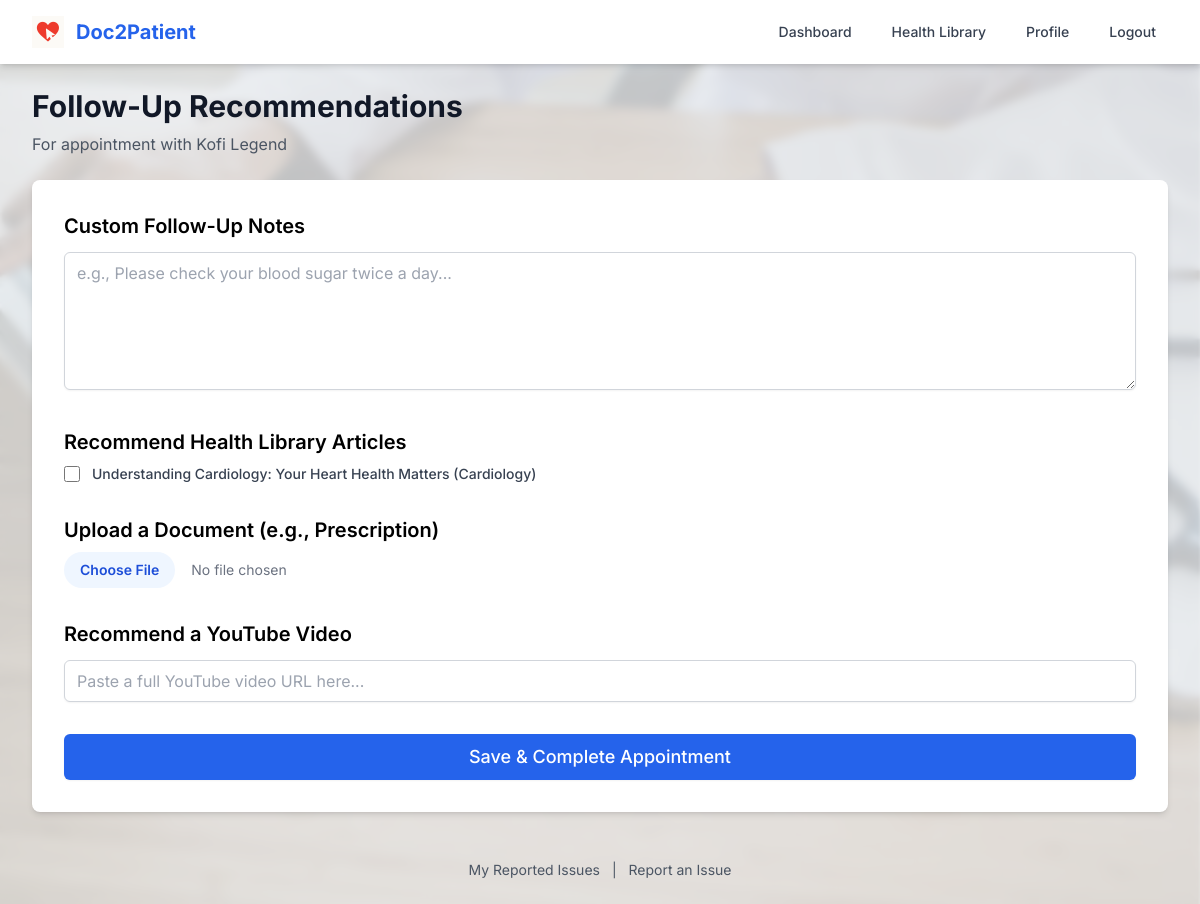
Page /post_consultation/1 (signed in) on the committed database.
### app/models.py (models this page shows, shortened)
class User(UserMixin, db.Model):
    __tablename__ = 'user'
    id = db.Column(db.Integer, primary_key=True)
    username = db.Column(db.String(64), index=True, unique=True)
    email = db.Column(db.String(120), index=True, unique=True)
    phone_number = db.Column(db.String(20), nullable=True)
    region = db.Column(db.String(50), nullable=True)
    otp_secret = db.Column(db.String(32), nullable=True)
    otp_enabled = db.Column(db.Boolean, nullable=False, default=False, server_default='0')
    is_admin = db.Column(db.Boolean, nullable=False, default=False, server_default='0')
    is_active = db.Column(db.Boolean, nullable=False, default=True, server_default='1')
    password_hash = db.Column(db.String(256))
    role = db.Column(db.String(20), index=True, default='patient')
    speciality = db.Column(db.String(100), nullable=True)
    experience_years = db.Column(db.Integer, nullable=True)
    image_file = db.Column(db.String(40), nullable=False, server_default='default.jpg', default='default.jpg')
    bio = db.Column(db.Text, nullable=True)
    appointments_as_doctor = db.relationship('Appointment', foreign_keys='Appointment.doctor_id', backref='doctor', lazy='dynamic')
    appointments_as_patient = db.relationship('Appointment', foreign_keys='Appointment.patient_id', backref='patient', lazy='dynamic')
    vitals_records = db.relationship('VitalsRecord', backref='user', lazy='dynamic', cascade="all, delete-orphan")
    reviews_written = db.relationship('Review', foreign_keys='Review.patient_id', backref='author', lazy='dynamic')
    reviews_received = db.relationship('Review', foreign_keys='Review.doctor_id', backref='doctor_reviewed', lazy='dynamic')
    __table_args__ = (
        UniqueConstraint('phone_number', name='uq_user_phone_number'),
    )

class HealthArticle(db.Model):
    id = db.Column(db.Integer, primary_key=True)
    title = db.Column(db.String(150), nullable=False)
    content = db.Column(db.Text, nullable=False)
    category = db.Column(db.String(50), index=True)
    author_id = db.Column(db.Integer, db.ForeignKey('user.id'))
    author = db.relationship('User')

### app/routes.py (the view, shortened to what this page needs)
@app.route('/post_consultation/<int:appointment_id>', methods=['GET', 'POST'])
@login_required
def post_consultation(appointment_id):
    if current_user.role != 'doctor':
        return redirect(url_for('index'))
    appointment = Appointment.query.get_or_404(appointment_id)
    if current_user.id != appointment.doctor_id:
        return redirect(url_for('index'))
    articles = HealthArticle.query.all()
    return render_template('post_consultation.html', title='Follow-Up', appointment=appointment, articles=articles)

### app/__init__.py (called while the page is built)
def get_locale():
    return session.get('language', request.accept_languages.best_match(app.config['LANGUAGES']))

### app/models.py (called while the page is built)
@login.user_loader
def load_user(user_id):
    user_id = int(user_id)
    if user_id == 0:
        return AdminUser()
    return User.query.get(user_id)

### app/templates/post_consultation.html
{% extends "base.html" %}
{% block content %}
<h1 class="text-3xl font-bold text-gray-900 mb-2">{{ _('Follow-Up Recommendations') }}</h1>
<p class="text-gray-600 mb-6">{{ _('For appointment with') }} {{ appointment.patient.username }}</p>
<form method="POST" enctype="multipart/form-data" class="bg-white p-8 rounded-lg shadow-md space-y-8">
    <div>
        <h2 class="text-xl font-semibold mb-2">{{ _('Custom Follow-Up Notes') }}</h2>
        <textarea name="custom_notes" rows="5" class="w-full px-3 py-2 mt-1 border border-gray-300 rounded-md shadow-sm" placeholder="e.g., Please check your blood sugar twice a day..."></textarea>
    </div>
    <div>
        <h2 class="text-xl font-semibold mb-2">{{ _('Recommend Health Library Articles') }}</h2>
        <div class="space-y-2">
            {% for article in articles %}
            <div class="flex items-center">
                <input id="article-{{ article.id }}" name="articles" type="checkbox" value="{{ article.id }}" class="h-4 w-4 text-blue-600 border-gray-300 rounded">
                <label for="article-{{ article.id }}" class="ml-3 block text-sm font-medium text-gray-700">{{ article.title }} ({{ article.category }})</label>
            </div>
            {% endfor %}
        </div>
    </div>
    <div>
        <h2 class="text-xl font-semibold mb-2">{{ _('Upload a Document (e.g., Prescription)') }}</h2>
        <input type="file" name="document" class="block w-full text-sm text-gray-500 file:mr-4 file:py-2 file:px-4 file:rounded-full file:border-0 file:text-sm file:font-semibold file:bg-blue-50 file:text-blue-700 hover:file:bg-blue-100"/>
    </div>
    <div>
        <h2 class="text-xl font-semibold mb-2">{{ _('Recommend a YouTube Video') }}</h2>
        <input type="text" name="youtube_url" class="w-full px-3 py-2 mt-1 border border-gray-300 rounded-md shadow-sm" placeholder="Paste a full YouTube video URL here...">
    </div>
    <button type="submit" class="mt-8 w-full flex justify-center py-2 px-4 border border-transparent rounded-md shadow-sm text-lg font-medium text-white bg-blue-600 hover:bg-blue-700">
        {{ _('Save & Complete Appointment') }}
    </button>
</form>
{% endblock %}

### app/templates/base.html (style rules this page uses)
body { font-family: 'Inter', sans-serif; background-color: #f3f4f6; }

### rows in the picture
User: patient.username "Kofi Legend"
HealthArticle: title "Understanding Cardiology: Your Heart Health Matters", category "Cardiology"
